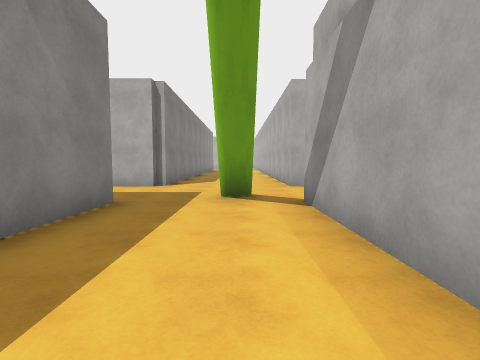
[1] (above)

21 first-person views from a walk through a 3-D level made in the Unity game engine. The camera is 1.4 m above the floor, tilts 4° down and sees 85° across. The floor is counted in squares, 2 m on a side. Each view is taken from the middle of a square. On the plan, view 1 faces up. The plan holds only what a view shows up to about 9 squares ahead; the rest is blank. The place goes on beyond the plan. The player character is not drawn. Surface patterns are stand-ins for the level's own textures.

[2]
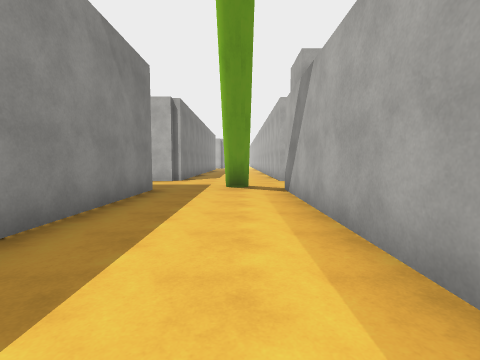

[3]
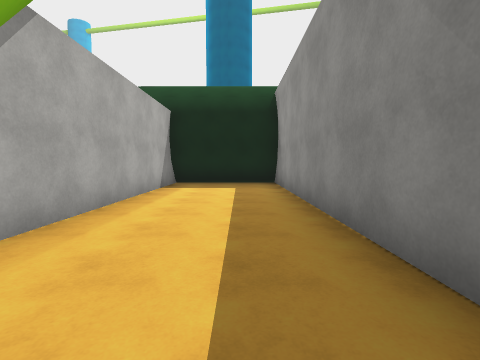

[4]
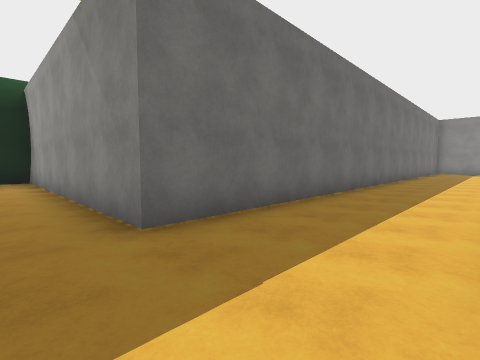

[5]
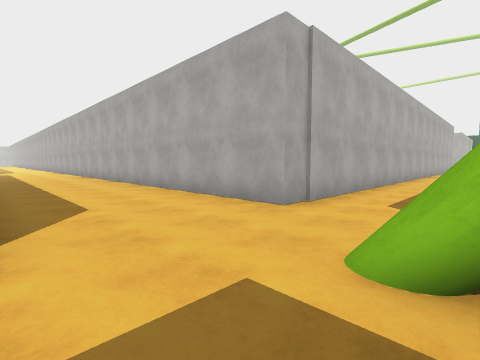

[6]
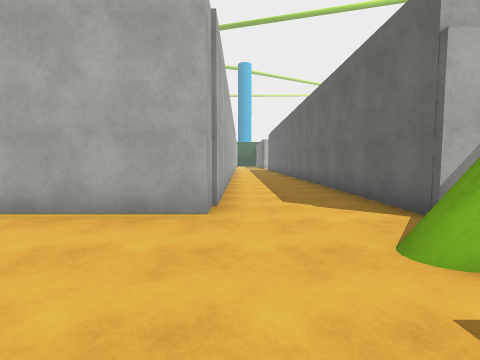

[7]
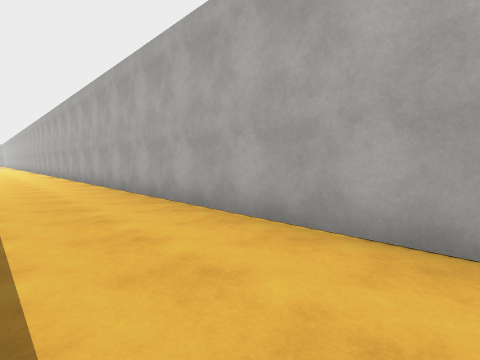

[8]
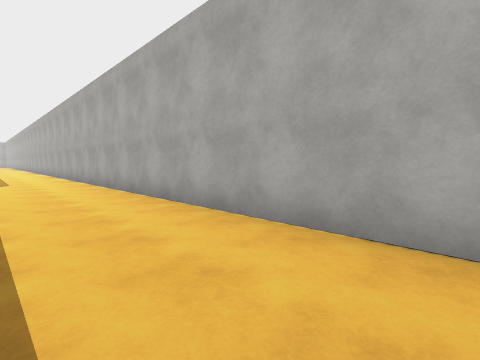

[9]
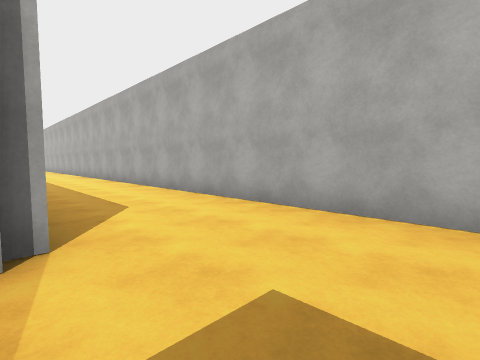

[10]
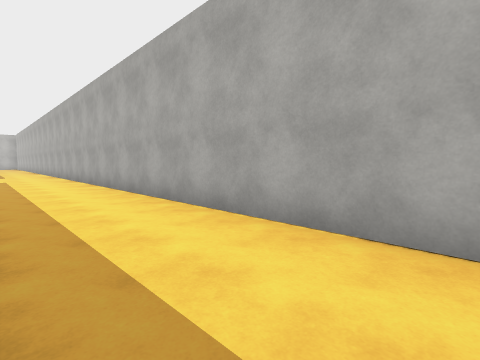

[11]
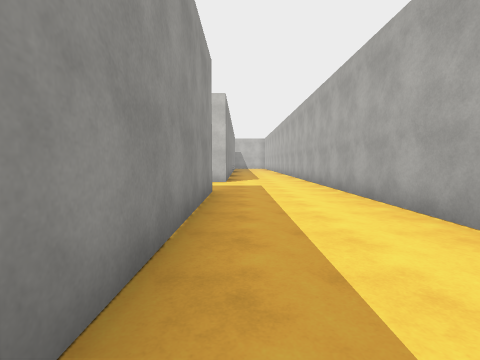

[12]
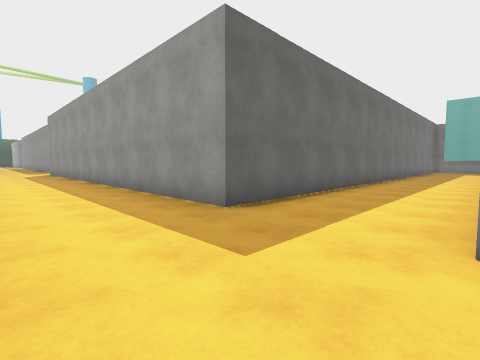

[13]
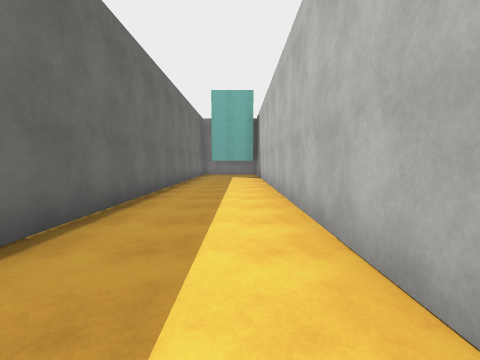

[14]
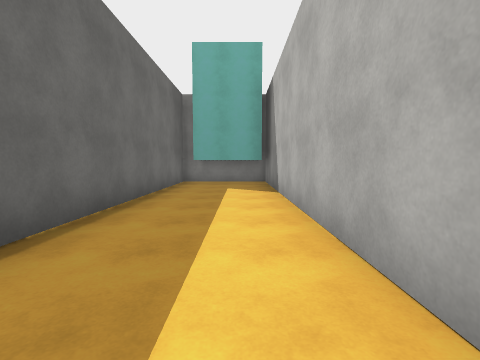

[15]
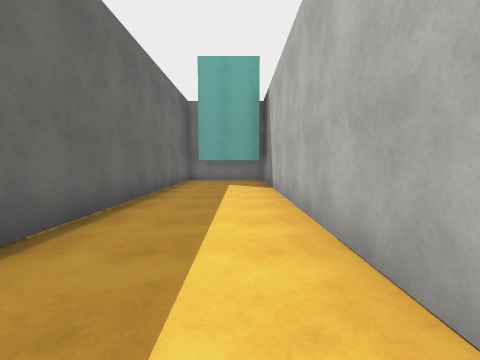

[16]
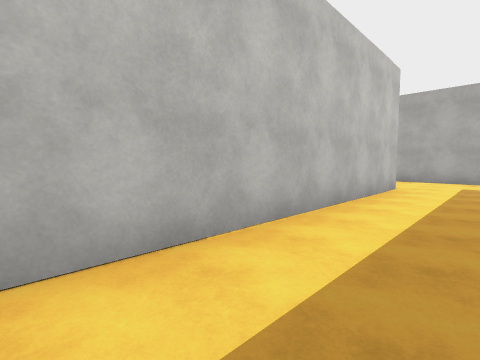

[17]
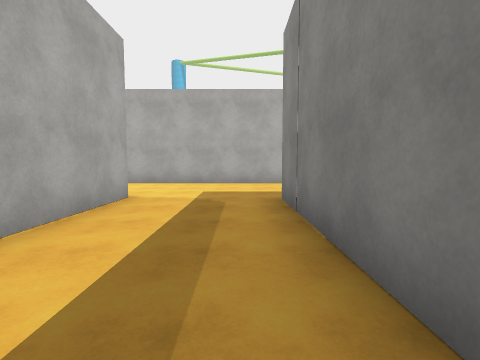

[18]
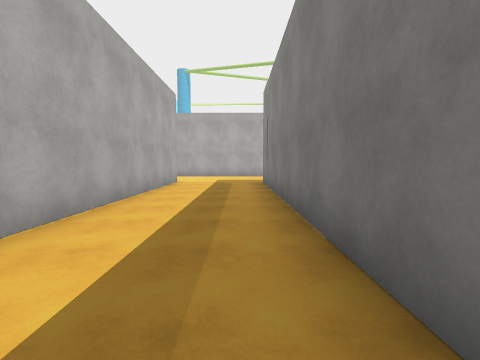

[19]
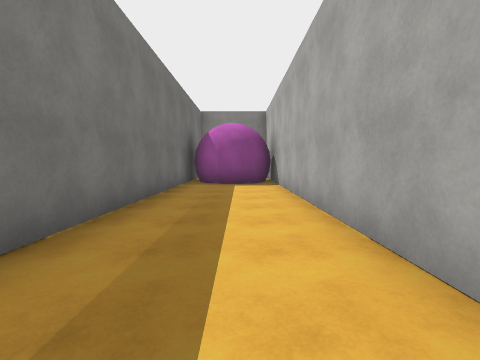

[20]
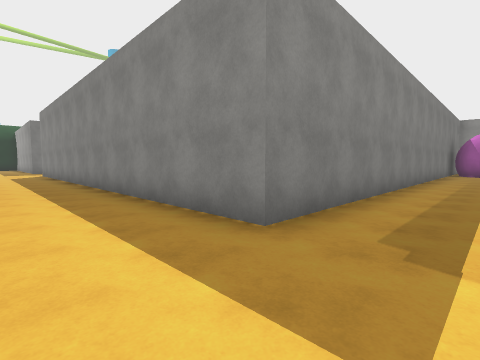

[21]
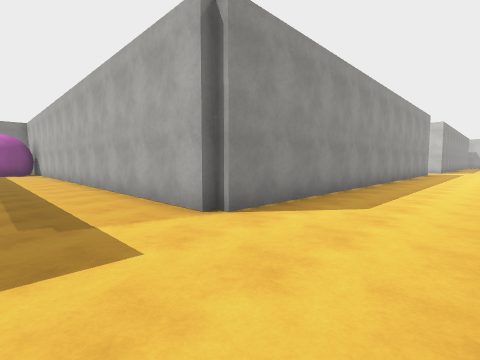

### Floor plan
Points are (right, up) in squares from view 1. A wall is a line through its corners. A room is listed if a view was taken in it or the views show most of it. See-through windows are left out.
Room 1 (views 1, 2)
walls: (-2.2, 4.4) (-2.2, -3.3) (1.1, -3.3) (1.1, 4.6); (-2.2, -3.1) (1.1, -3.1); (0.3, 5.1) (-0.1, 4.6)
ways out: opening at (-1, 5) to room 2
Room 2 (views 3, 4, 5, 6, 7, 8, 9, 10, 11, 12, 13, 14, 15, 16, 17, 18, 19, 20, 21)
walls: (-15.1, 22.7) (-15.1, 22.4); (-15.1, 23.1) (-15, 22.6) (-15.4, 21.9) (-15.8, 21.6); (-16, 21.2) (-2.2, 21.2) (-2.2, 12.4); (-2.2, 9.1) (-2.2, 7.6); (-2.4, 7.4) (-3.6, 7.4); (0.4, 5.1) (0.1, 4.5); (-0.3, 4.7) (-0.4, 5.2) (-0.3, 5.5); (-0.1, 4.6) (-0.4, 5.2) (-0.4, 5.5); (6.5, 7.4) (1.4, 7.4) (1.4, 41.4); (1.1, 4.6) (6.5, 4.6); (-11.2, 4.4) (-2.2, 4.4); (-1.4, 40.9) (-18.9, 40.9); (-18.9, 38) (-1.6, 38) (-1.6, 24.2) (-15.6, 24.2); (-17.7, 40.8) (-17.7, 38.6)
ways out: opening at (-1, 5) to room 1

Positions as (right, up) in squares from view 1, and headings:
1: (0, 0), facing up
2: (0, -2), facing up
3: (-1, 5), facing down
4: (-1, 7), facing down-left
5: (-2, 5), facing up-right
6: (-2, 7), facing right
7: (-1, 11), facing up-right
8: (-1, 16), facing up-right
9: (-2, 22), facing up-right
10: (-1, 28), facing up-right
11: (-1, 32), facing up
12: (1, 41), facing down-left
13: (-5, 40), facing left
14: (-10, 40), facing left
15: (-9, 40), facing left
16: (-9, 39), facing up-right
17: (-7, 22), facing right
18: (-11, 22), facing right
19: (-7, 23), facing left
20: (0, 23), facing down-left
21: (1, 22), facing up-left
